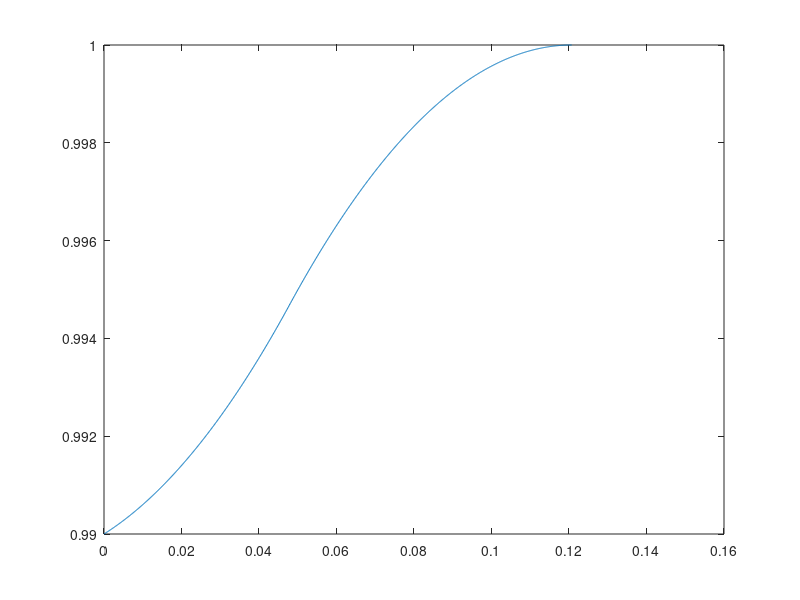

Here is the MATLAB script that generated this plot:
clear all;
close all;
vel_max = 1;
jerk = 2;
vel_init = 0.99;
acc_max = vel_max/2;
acc_init = 0.05;

vel_acc = (vel_max - vel_init);
vel_acc_min = (2*acc_max^2-acc_init^2)/(2*jerk);
if (vel_acc >= vel_acc_min)
    acc_acc = acc_max;
    time1 = (acc_acc-acc_init)/jerk;
    time2 = (vel_acc - vel_acc_min)/acc_acc;
    time3 = acc_acc/jerk;
else
    acc_acc = sqrt((2*vel_acc*jerk+acc_init^2)/2)
    time1 = (acc_acc-acc_init)/jerk
    time2 = 0
    time3 = acc_acc/jerk
end
vel_acc_1 = (acc_acc^2-acc_init^2)/(2*jerk)+vel_init;
vel_acc_2 = acc_acc*time2+vel_acc_1;
dis_1 = 1/6*jerk*time1^3+1/2*acc_init*time1^2+vel_init*time1;
dis_2 = 1/2*acc_acc*time2^2+vel_acc_1*time2;
dis_3 = -1/6*jerk*time3^3+1/2*acc_acc*time3^2+vel_acc_2*time3;
dis = dis_1+dis_2+dis_3

figure(1);
t1 = 0 : 0.0001 : time1;
v1 = 1/2*jerk*t1.^2+acc_init*t1+vel_init;

t2 = time1+0.0001 : 0.0001 : (time1+time2);
v2 = vel_acc_1+acc_acc*(t2-time1);

t3 = (time1+time2)+0.0001 : 0.0001 : (time1+time2+time3);
v3 = acc_acc*(t3-(time1+time2))-1/2*jerk*(t3-(time1+time2)).^2+vel_acc_2;

t = [t1,t2,t3];
v = [v1,v2,v3];
plot(t,v);hold on;plot(t2,v2,'r');hold on;

real_dis = 0;
for i = 1 : size(t,2)-1
    real_dis = real_dis+0.0001*(v(i+1)+v(i))/2;
end
real_dis
    
    
    
    
    







